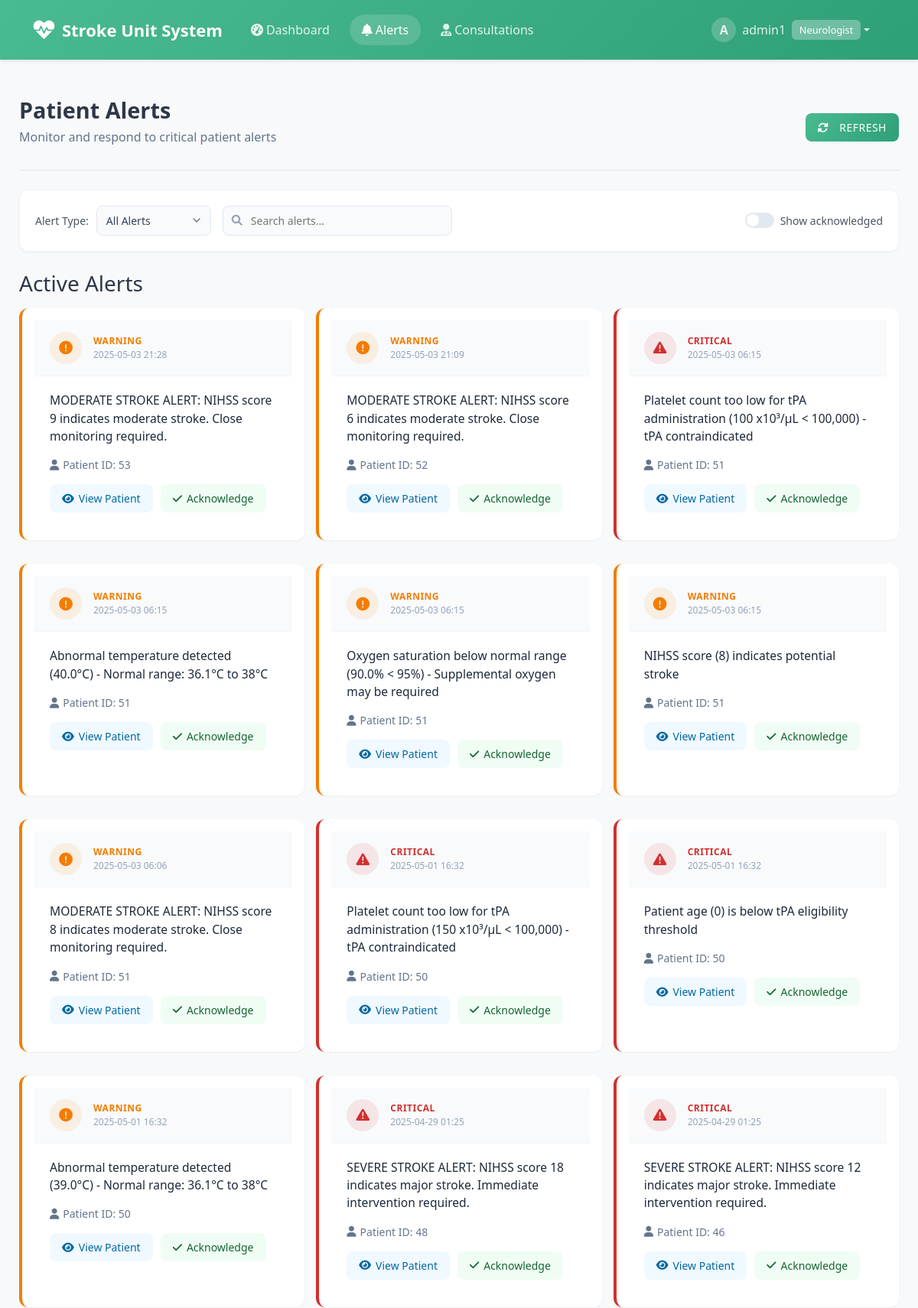
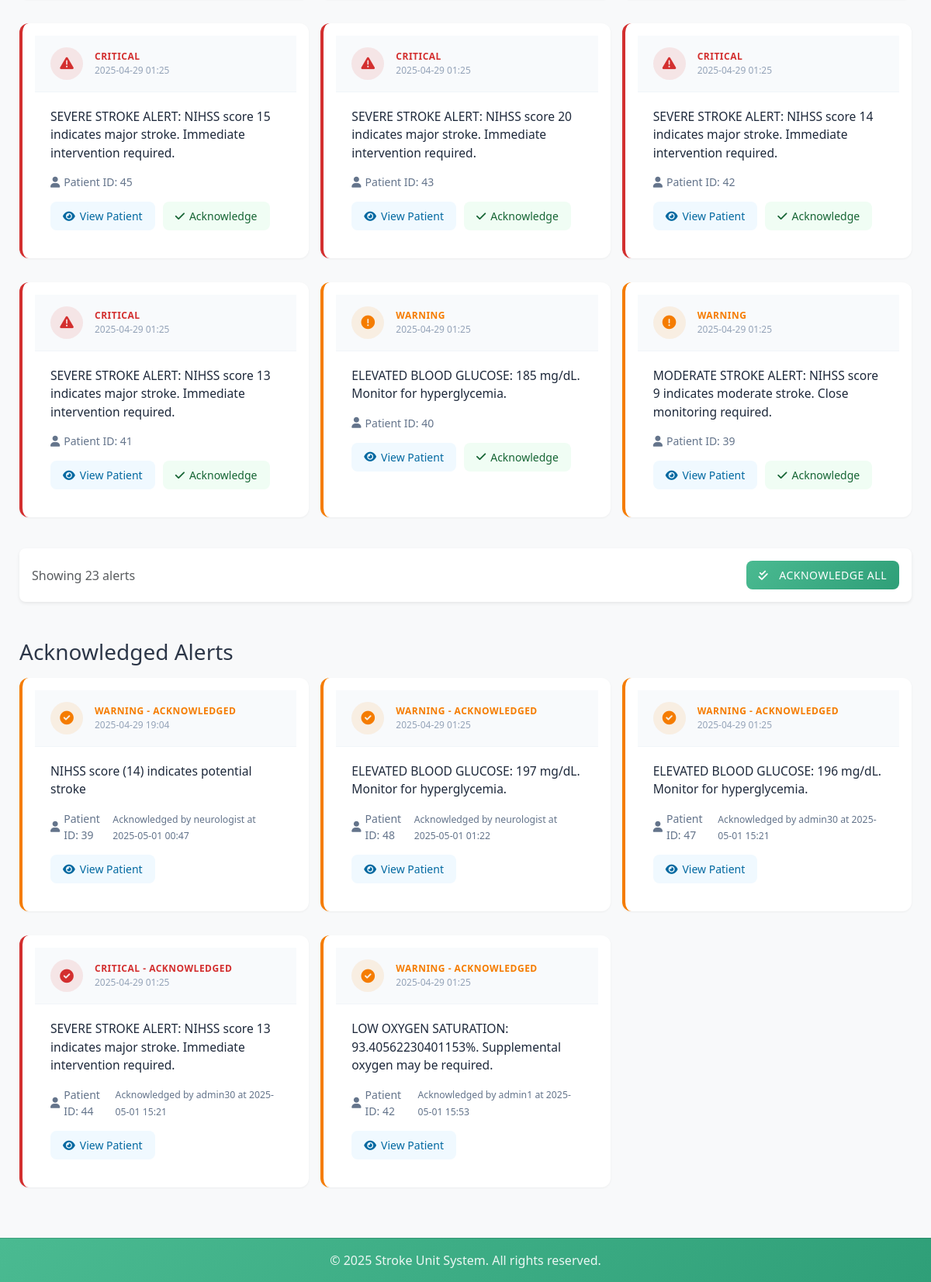
The page /alerts/ (signed in) on the database its author committed (2 pictures, top to bottom).
### patientsystem/models.py (models this page shows, shortened)
class UserProfile(models.Model):
    user = models.OneToOneField(User, on_delete=models.CASCADE)
    role = models.CharField(max_length=20, choices=[
        ('technician', 'Technician'),
        ('neurologist', 'Neurologist')
    ], default='technician')

class Alert(models.Model):
    ALERT_TYPES = [
        ('critical', 'Critical'),
        ('warning', 'Warning'),
        ('info', 'Information'),
    ]
    type = models.CharField(max_length=20, choices=ALERT_TYPES)
    description = models.TextField()
    patient = models.ForeignKey(Patient, on_delete=models.CASCADE, related_name='alerts')
    timestamp = models.DateTimeField(auto_now_add=True)
    acknowledged = models.BooleanField(default=False)
    acknowledged_by = models.ForeignKey(User, on_delete=models.SET_NULL, null=True, blank=True, related_name='acknowledged_alerts')
    acknowledged_at = models.DateTimeField(null=True, blank=True)

class Patient(models.Model):
    GENDER_CHOICES = [
        ('M', 'Male'),
        ('F', 'Female'),
        ('O', 'Other'),
    ]
    hospital_id = models.CharField(max_length=10, unique=True, blank=True)
    first_name = models.CharField(max_length=100)
    last_name = models.CharField(max_length=100)
    date_of_birth = models.DateField()
    gender = models.CharField(max_length=1, choices=GENDER_CHOICES)
    chief_complaint = models.TextField(blank=True)
    address = models.TextField(blank=True)
    phone_number = models.CharField(max_length=20, blank=True)
    emergency_contact = models.CharField(max_length=100, blank=True)
    medical_history = models.TextField(blank=True)
    current_medications = models.TextField(blank=True)
    allergies = models.TextField(blank=True)
    vitals = models.OneToOneField(Vitals, on_delete=models.CASCADE)
    nihss_score = models.IntegerField(default=0)
    nihss_last_updated = models.DateTimeField(auto_now=True)
    created_at = models.DateTimeField(auto_now_add=True)
    updated_at = models.DateTimeField(auto_now=True)

### patientsystem/decorators.py (the view)
        def wrapped_view(request, *args, **kwargs):
            if not check_role(request.user):
                messages.error(request, f'Only {role}s can access this page.')
                return redirect('patientsystem:dashboard')
            return view_func(request, *args, **kwargs)

### patientsystem/views.py (called while the page is built)
@login_required
@neurologist_required
def alerts(request):
    try:
        alerts = Alert.objects.all().order_by('-timestamp')
        return render(request, 'patientsystem/alerts.html', {
            'alerts': alerts
        })
    except Exception as e:
        messages.error(request, f'Error accessing alerts: {str(e)}')
        return redirect('patientsystem:dashboard')

### templates/patientsystem/alerts.html (shortened to what this page needs)
{% extends 'base.html' %}
{% load static %}
{% block extra_css %}
<link rel="stylesheet" href="{% static 'css/alerts.css' %}">
{% endblock %}
{% block content %}
<div class="alerts-container">
    <div class="page-header">
        <div>
            <h2>Patient Alerts</h2>
            <p class="page-subtitle">Monitor and respond to critical patient alerts</p>
        </div>
        <div class="header-actions">
            <button class="btn btn-primary">
                <i class="fas fa-sync-alt me-2"></i>Refresh
            </button>
        </div>
    </div>
    <div class="alerts-filter-container">
        <div class="filters-section">
            <div class="filter-group">
                <label class="filter-label">Alert Type:</label>
                <select class="filter-select">
                    <option selected>All Alerts</option>
                </select>
            </div>
            <div class="search-container">
                <i class="fas fa-search search-icon"></i>
                <input type="text" class="search-input" placeholder="Search alerts...">
            </div>
            <div class="toggle-container">
                <label class="toggle-switch">
                    <span class="toggle-slider"></span>
                </label>
                <span class="toggle-label">Show acknowledged</span>
            </div>
        </div>
    </div>
    <h3 class="section-title mb-3">Active Alerts</h3>
    <div class="alerts-list">
        {% for alert in alerts %}
        {% if not alert.acknowledged %}
        <div class="alert-card {% if alert.type == 'critical' %}critical{% elif alert.type == 'warning' %}warning{% else %}info{% endif %}">
            <div class="alert-header">
                <div class="alert-icon">
                    <i class="fas fa-exclamation-{% if alert.type == 'critical' %}triangle{% elif alert.type == 'warning' %}circle{% else %}info{% endif %}"></i>
                </div>
                <div class="alert-title-container">
                    <div class="alert-type">{{ alert.get_type_display|upper }}</div>
                    <div class="alert-timestamp">{{ alert.timestamp|date:"Y-m-d H:i" }}</div>
                </div>
            </div>
            <div class="alert-content">
                <p class="alert-description">{{ alert.description }}</p>
                <div class="alert-meta">
                    <div class="patient-id">
                        <i class="fas fa-user"></i>
                        Patient ID: {{ alert.patient.id }}
                    </div>
                </div>
                <div class="alert-actions">
                    <div class="action-buttons">
                        <a href="{% url 'patientsystem:patient_detail' alert.patient.id %}" class="btn btn-view">
                            <i class="fas fa-eye"></i>View Patient
                        </a>
                        {% if not alert.acknowledged %}
                        <form method="post" action="{% url 'patientsystem:acknowledge_alert' alert.id %}" style="display: inline;">
                            <button type="submit" class="btn btn-acknowledge">
                                <i class="fas fa-check"></i>Acknowledge
                            </button>
                        </form>
                        {% endif %}
                    </div>
                </div>
            </div>
        </div>
        {% endif %}
        {% endfor %}
    </div>
    <div class="footer-actions mt-4 mb-5">
        <div class="d-flex justify-content-between align-items-center p-3 bg-white rounded-3 shadow-sm">
            <div>
                <span class="text-muted">Showing {{ alerts|length }} alerts</span>
            </div>
            <div>
                <button type="button" class="btn btn-primary">
                    <i class="fas fa-check-double me-2"></i>Acknowledge All
                </button>
            </div>
        </div>
    </div>
    <h3 class="section-title mb-3">Acknowledged Alerts</h3>
    <div class="alerts-list">
        {% for alert in alerts %}
        {% if alert.acknowledged %}
        <div class="alert-card {% if alert.type == 'critical' %}critical{% elif alert.type == 'warning' %}warning{% else %}info{% endif %} acknowledged">
            <div class="alert-header">
                <div class="alert-icon">
                    <i class="fas fa-check-circle"></i>
                </div>
                <div class="alert-title-container">
                    <div class="alert-type">{{ alert.get_type_display|upper }} - ACKNOWLEDGED</div>
                    <div class="alert-timestamp">{{ alert.timestamp|date:"Y-m-d H:i" }}</div>
                </div>
            </div>
            <div class="alert-content">
                <p class="alert-description">{{ alert.description }}</p>
                <div class="alert-meta">
                    <div class="patient-id">
                        <i class="fas fa-user"></i>
                        Patient ID: {{ alert.patient.id }}
                    </div>
                    <div class="ack-info">
                        <small>Acknowledged by {{ alert.acknowledged_by.username }} at {{ alert.acknowledged_at|date:"Y-m-d H:i" }}</small>
                    </div>
                </div>
                <div class="alert-actions">
                    <div class="action-buttons">
                        <a href="{% url 'patientsystem:patient_detail' alert.patient.id %}" class="btn btn-view">
                            <i class="fas fa-eye"></i>View Patient
                        </a>
                    </div>
                </div>
            </div>
        </div>
        {% endif %}
        {% endfor %}
    </div>
</div>
{% endblock %}

### templates/base.html (shortened to what this page needs)
{% load static %}
<!DOCTYPE html>
<html lang="en">
<head>
    <link href="https://cdn.jsdelivr.net/npm/bootstrap@5.3.0/dist/css/bootstrap.min.css" rel="stylesheet">
    <link href="https://cdnjs.cloudflare.com/ajax/libs/font-awesome/6.0.0/css/all.min.css" rel="stylesheet">
    <link href="{% static 'css/style.css' %}" rel="stylesheet">
    {% block extra_css %}{% endblock %}
</head>
<body class="d-flex flex-column min-vh-100">
    <nav class="navbar navbar-expand-lg navbar-dark sticky-top">
        <div class="container">
            <a class="navbar-brand d-flex align-items-center" href="{% url 'patientsystem:dashboard' %}">
                <i class="fas fa-heartbeat me-2 fa-lg pulse"></i>
                <span>Stroke Unit System</span>
            </a>
            <div class="collapse navbar-collapse" id="navbarNav">
                <ul class="navbar-nav me-auto">
                    {% if user.is_authenticated %}
                    <li class="nav-item">
                        <a class="nav-link rounded-pill px-3 {% if request.resolver_match.url_name == 'dashboard' %}active{% endif %}" href="{% url 'patientsystem:dashboard' %}">
                            <i class="fas fa-tachometer-alt me-1"></i>Dashboard
                        </a>
                    </li>
                    <li class="nav-item">
                        <a class="nav-link rounded-pill px-3 {% if request.resolver_match.url_name == 'alerts' %}active{% endif %}" href="{% url 'patientsystem:alerts' %}">
                            <i class="fas fa-bell me-1"></i>Alerts
                        </a>
                    </li>
                    {% if user.userprofile.role == 'neurologist' %}
                    <li class="nav-item">
                        <a class="nav-link rounded-pill px-3 {% if request.resolver_match.url_name == 'consultations' %}active{% endif %}" href="{% url 'patientsystem:consultations' %}">
                            <i class="fas fa-user-md me-1"></i>Consultations
                        </a>
                    </li>
                    {% endif %}
                    {% endif %}
                </ul>
                <ul class="navbar-nav">
                    {% if user.is_authenticated %}
                    <li class="nav-item dropdown">
                        <a class="nav-link dropdown-toggle rounded-pill px-3 d-flex align-items-center" href="#" id="navbarDropdown" role="button" data-bs-toggle="dropdown">
                            <div class="avatar-circle me-2">{{ user.username.0|upper }}</div>
                            <span>{{ user.username }}</span>
                            <span class="badge ms-2 role-badge">{{ user.userprofile.get_role_display }}</span>
                        </a>
                    </li>
                    {% endif %}
                </ul>
            </div>
        </div>
    </nav>
    <main class="flex-grow-1 py-4">
        {% block content %}{% endblock %}
    </main>
    <footer class="footer mt-auto py-3">
        <div class="container">
            <div class="row align-items-center">
                <div class="col-12 text-center">
                    <span>© {% now "Y" %} Stroke Unit System. All rights reserved.</span>
                </div>
            </div>
        </div>
    </footer>
</body>
</html>

### static/css/style.css (style rules this page uses)
* { margin: 0; padding: 0; box-sizing: border-box; }
:root { --primary-color: #4aba91; --primary-dark: #2f9f78; --primary-light: #e6f7f2; --secondary-color: #6c757d; --success-color: #2f9f78; --danger-color: #dc3545; --warning-color: #ffc107; --info-color: #4aba91; --light-color: #f8f9fa; --dark-color: #212529; --border-radius: 12px; --box-shadow: 0 4px 20px rgba(0, 0, 0, 0.08); }
body { font-family: 'Poppins', sans-serif; background-color: #f5f7fb; color: #2d3748; min-height: 100vh; }
.navbar { background: linear-gradient(135deg, #4aba91 0%, #2f9f78 100%) !important; box-shadow: 0 2px 10px rgba(0, 0, 0, 0.1); padding: 15px 0; }
.navbar-brand { font-weight: 600; font-size: 22px; color: white !important; }
.navbar-dark .navbar-nav .nav-link { color: rgba(255, 255, 255, 0.85); font-weight: 500; transition: all 0.3s ease; margin: 0 5px; }
.navbar-dark .navbar-nav .nav-link:hover, .navbar-dark .navbar-nav .nav-link.active { color: white; background-color: rgba(255, 255, 255, 0.15); }
.avatar-circle { width: 32px; height: 32px; background-color: rgba(255, 255, 255, 0.2); border-radius: 50%; display: flex; align-items: center; justify-content: center; font-weight: 600; }
.role-badge { background-color: rgba(255, 255, 255, 0.3); color: white; font-size: 0.8em; padding: 4px 8px; border-radius: 20px; }
.pulse { animation: pulse-animation 2s infinite; }
.btn-primary { background: linear-gradient(135deg, #4aba91 0%, #2f9f78 100%); border: none; border-radius: 10px; padding: 0.75rem 1.5rem; font-weight: 500; text-transform: uppercase; letter-spacing: 0.5px; transition: all 0.3s ease; }
.footer { background: linear-gradient(135deg, #4aba91 0%, #2f9f78 100%) !important; color: rgba(255, 255, 255, 0.9); border-top: none; padding: 20px 0; }
body { background-color: #f8f9fa; font-family: 'Segoe UI', Tahoma, Geneva, Verdana, sans-serif; }
.navbar { box-shadow: 0 2px 4px rgba(0,0,0,.1); }
.navbar-brand { font-weight: 600; }
.alert-card { background-color: white; border-radius: 8px; padding: 1rem; margin-bottom: 1rem; }
.btn { border-radius: 8px; padding: 0.5rem 1rem; font-weight: 500; transition: all 0.2s; }
.btn-primary { background-color: var(--primary-color); border: none; }
.badge { padding: 0.5em 0.75em; border-radius: 6px; font-weight: 500; }
.footer { background-color: white; border-top: 1px solid rgba(0,0,0,.125); }
.alerts-container { border-radius: 0 0 var(--border-radius) var(--border-radius); overflow: hidden; }
.alert-meta { color: #6c757d; font-size: 0.8rem; }
.alert-meta i { font-size: 0.75rem; }

### rows shown on the page
Alert: type "WARNING", timestamp "2025-05-03 21:28", description "MODERATE STROKE ALERT: NIHSS score 9 indicates moderate stroke. Close monitoring required.", patient.id "53", acknowledged False (drawn)
Alert: type "WARNING", timestamp "2025-05-03 21:09", description "MODERATE STROKE ALERT: NIHSS score 6 indicates moderate stroke. Close monitoring required.", patient.id "52", acknowledged False (drawn)
Alert: type "CRITICAL", timestamp "2025-05-03 06:15", description "Platelet count too low for tPA administration (100 x10³/μL < 100,000) - tPA contraindicated", patient.id "51", acknowledged False (drawn)
Alert: type "WARNING", timestamp "2025-05-03 06:15", description "Abnormal temperature detected (40.0°C) - Normal range: 36.1°C to 38°C", patient.id "51", acknowledged False (drawn)
Alert: type "WARNING", timestamp "2025-05-03 06:15", description "Oxygen saturation below normal range (90.0% < 95%) - Supplemental oxygen may be required", patient.id "51", acknowledged False (drawn)
Alert: type "WARNING", timestamp "2025-05-03 06:15", description "NIHSS score (8) indicates potential stroke", patient.id "51", acknowledged False (drawn)
Alert: type "WARNING", timestamp "2025-05-03 06:06", description "MODERATE STROKE ALERT: NIHSS score 8 indicates moderate stroke. Close monitoring required.", patient.id "51", acknowledged False (drawn)
Alert: type "CRITICAL", timestamp "2025-05-01 16:32", description "Platelet count too low for tPA administration (150 x10³/μL < 100,000) - tPA contraindicated", patient.id "50", acknowledged False (drawn)
Alert: type "CRITICAL", timestamp "2025-05-01 16:32", description "Patient age (0) is below tPA eligibility threshold", patient.id "50", acknowledged False (drawn)
Alert: type "WARNING", timestamp "2025-05-01 16:32", description "Abnormal temperature detected (39.0°C) - Normal range: 36.1°C to 38°C", patient.id "50", acknowledged False (drawn)
Alert: type "CRITICAL", timestamp "2025-04-29 01:25", description "SEVERE STROKE ALERT: NIHSS score 18 indicates major stroke. Immediate intervention required.", patient.id "48", acknowledged False (drawn)
Alert: type "CRITICAL", timestamp "2025-04-29 01:25", description "SEVERE STROKE ALERT: NIHSS score 12 indicates major stroke. Immediate intervention required.", patient.id "46", acknowledged False (drawn)
Alert: type "CRITICAL", timestamp "2025-04-29 01:25", description "SEVERE STROKE ALERT: NIHSS score 15 indicates major stroke. Immediate intervention required.", patient.id "45", acknowledged False (drawn)
Alert: type "CRITICAL", timestamp "2025-04-29 01:25", description "SEVERE STROKE ALERT: NIHSS score 20 indicates major stroke. Immediate intervention required.", patient.id "43", acknowledged False (drawn)
Alert: type "CRITICAL", timestamp "2025-04-29 01:25", description "SEVERE STROKE ALERT: NIHSS score 14 indicates major stroke. Immediate intervention required.", patient.id "42", acknowledged False (drawn)
Alert: type "CRITICAL", timestamp "2025-04-29 01:25", description "SEVERE STROKE ALERT: NIHSS score 13 indicates major stroke. Immediate intervention required.", patient.id "41", acknowledged False (drawn)
Alert: type "WARNING", timestamp "2025-04-29 01:25", description "ELEVATED BLOOD GLUCOSE: 185 mg/dL. Monitor for hyperglycemia.", patient.id "40", acknowledged False (drawn)
Alert: type "WARNING", timestamp "2025-04-29 01:25", description "MODERATE STROKE ALERT: NIHSS score 9 indicates moderate stroke. Close monitoring required.", patient.id "39", acknowledged False (drawn)
Alert: type "WARNING", timestamp "2025-04-29 19:04", description "NIHSS score (14) indicates potential stroke", patient.id "39", acknowledged_by.username "neurologist", acknowledged_at "2025-05-01 00:47"
Alert: type "WARNING", timestamp "2025-04-29 01:25", description "ELEVATED BLOOD GLUCOSE: 197 mg/dL. Monitor for hyperglycemia.", patient.id "48", acknowledged_by.username "neurologist", acknowledged_at "2025-05-01 01:22"
Alert: type "WARNING", timestamp "2025-04-29 01:25", description "ELEVATED BLOOD GLUCOSE: 196 mg/dL. Monitor for hyperglycemia.", patient.id "47", acknowledged_by.username "admin30", acknowledged_at "2025-05-01 15:21"
Alert: type "CRITICAL", timestamp "2025-04-29 01:25", description "SEVERE STROKE ALERT: NIHSS score 13 indicates major stroke. Immediate intervention required.", patient.id "44", acknowledged_by.username "admin30", acknowledged_at "2025-05-01 15:21"
Alert: type "WARNING", timestamp "2025-04-29 01:25", description "LOW OXYGEN SATURATION: 93.40562230401153%. Supplemental oxygen may be required.", patient.id "42", acknowledged_by.username "admin1", acknowledged_at "2025-05-01 15:53"

### other values the page prints
{{ user.username.0|upper }} "A"
{{ user.username }} "admin1"
{{ user.userprofile.get_role_display }} "Neurologist"
{{ alerts|length }} "23"
